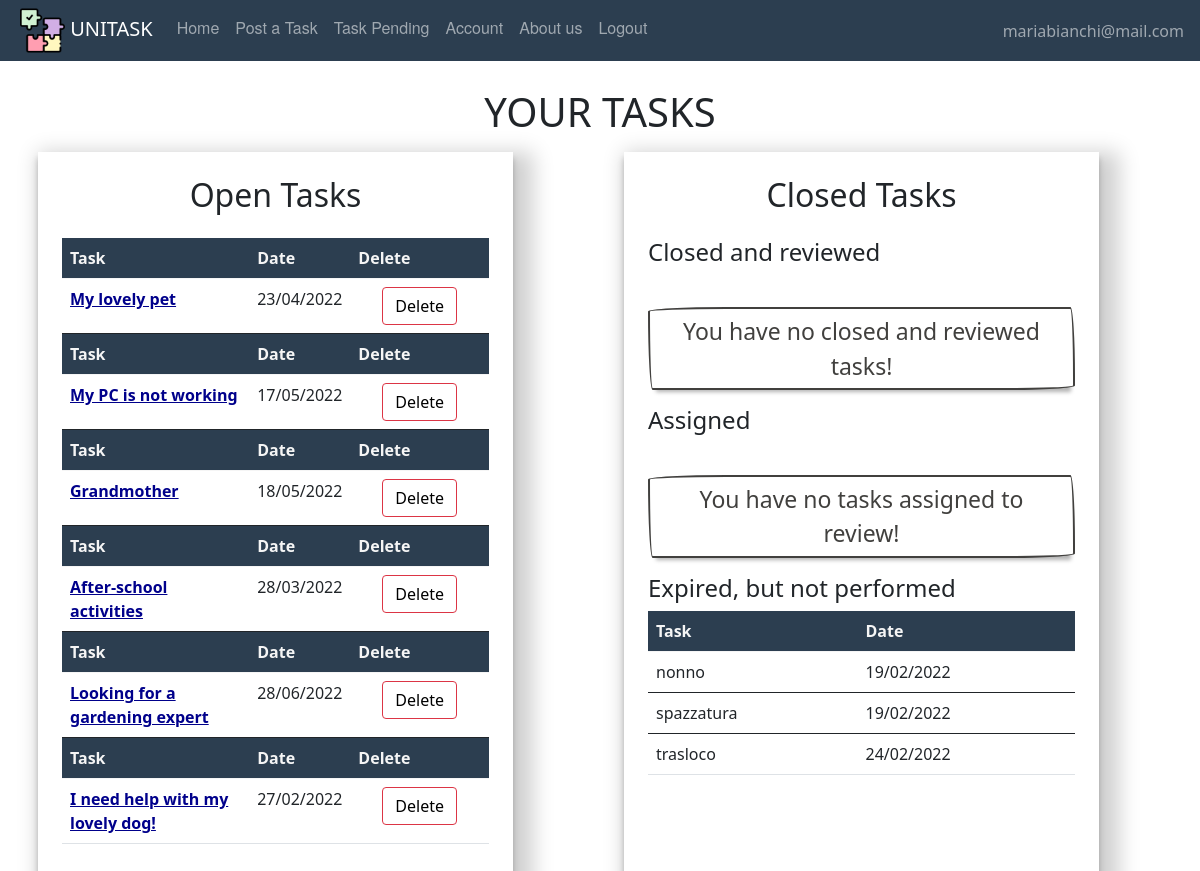
The app's page /taskpending (signed in), older data.
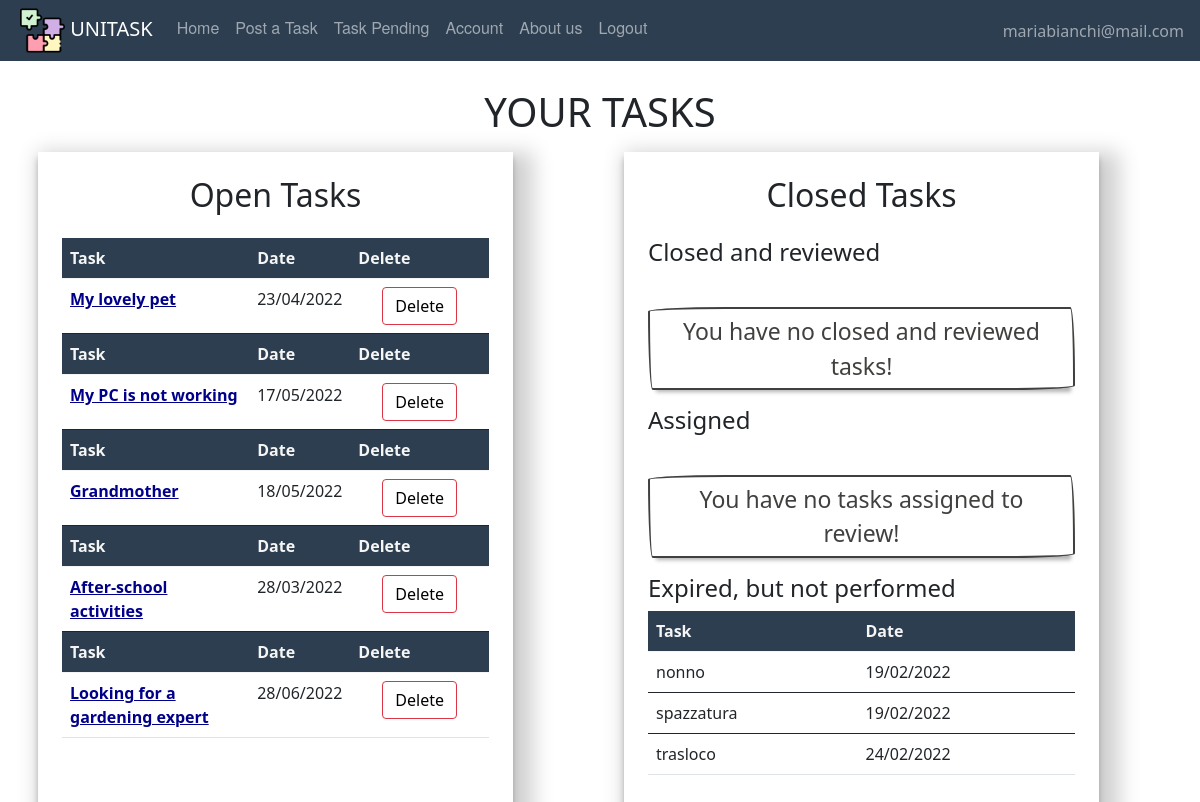
The same page, newer data.
### website/models.py (models this page shows, shortened)
class User(db.Model, UserMixin):
    id = db.Column(db.Integer, primary_key=True)
    email = db.Column(db.String(150), unique=True)
    password = db.Column(db.String(150))
    first_name = db.Column(db.String(150))
    surname = db.Column(db.String(150))
    description = db.Column(db.String(200))
    type = db.Column(db.String(20))
    reviewsposted = db.relationship('Review', foreign_keys='Review.id_reviewer',
                                    backref='author')
    reviewsreceived = db.relationship('Review', foreign_keys='Review.id_reviewed',
                                      backref='received')
    __mapper_args__ = {
        'polymorphic_on': type,
        'polymorphic_identity': 'user',
    }

class Offer(db.Model, UserMixin):
    id = db.Column(db.Integer, primary_key=True)
    title = db.Column(db.String(150))
    description = db.Column(db.String(150))
    address = db.Column(db.String(150))
    placeId = db.Column(db.String(150))
    amount = db.Column(db.Integer)
    lat = db.Column(db.Float)
    lng = db.Column(db.Float)
    date = db.Column(db.DateTime(timezone=True), default=func.now())
    dateexpire = db.Column(db.DateTime(timezone=True))
    isAss = db.Column(db.Boolean, default=False)
    date_task = db.Column(db.DateTime(timezone=True))
    id_adult = db.Column(db.Integer, db.ForeignKey('adult.id'))
    scelta = db.Column(db.Integer, db.ForeignKey('student.id'))
    isPerf = db.Column(db.Boolean, default=False)
    rece = db.relationship('Review', backref='recensione')
    isClosed = db.Column(db.Boolean, default=False)

### website/adult/routes.py (the view)
@adults.route('/taskpending')
def taskpending():
        pending = []
        for task in current_user.tasks:
            if task.isAss and task.isClosed == False:
                pending.append(task)
            if task.isAss == False and task.isPerf == True:
                pending.append(task)
        return render_template("adult/taskspending.html", user=current_user, pending=pending)

### website/models.py (called while the page is built)
    def gettaskclosed(self):
        t = []
        for off in self.tasks:
            if off.isClosed and off.isPerf:
                t.append(off)
        return t

    def gettaskexpired(self):
        t = []
        for off in self.tasks:
            if off.isClosed and not off.isPerf:
                t.append(off)
        return t

    def gettasksopen(self):
        t = []
        for off in self.tasks:
            if not off.isClosed:
                t.append(off)
        return t

### website/templates/adult/taskspending.html (shortened to what this page needs)
{% extends "base.html" %}
{% block content %}
    <br/>
    <h1 align="center">YOUR TASKS</h1>
    <div class="container">
        <div class="row">
            <div class="col-5 p-4 m-2 col-page">
                <h2 align="center" class="mb-4">Open Tasks</h2>
                <table class="table table-hover">
                    {% set  l = user.gettasksopen() %}
                    {% if l %}
                        {% for offer in l %}
                            {% if offer.isAss==False %}
                                <thead class="thead-dark" style="color:whitesmoke; background:#2c3e50">
                                <tr>
                                    <th scope="col">Task</th>
                                    <th scope="col">Date</th>
                                    <th scope="col">Delete</th>
                                </tr>
                                </thead>
                                <tbody>
                                <tr>
                                    <th scope="row"><a style="color:darkblue"
                                                       href={{ url_for('users.task', task_id=offer.id) }}>{{ offer.title }}</a>
                                    </th>
                                    <td>{{ offer.date_task.strftime("%d/%m/%Y") }}</td>
                                    <td>
                                        <button type="button" class="btn btn-outline-danger mx-4"><a
                                                class="delete-button"
                                                href={{ url_for('adults.deletetask', task_id=offer.id) }}> Delete</a>
                                        </button>
                                    </td>
                                </tr>
                                </tbody>
                            {% endif %}
                        {% endfor %}
                    {% endif %}
                </table>
            </div>
            <div class="col-1"></div>
            <div class="col-5 p-4 m-2 col-page">
                <h2 align="center" class="mb-4">Closed Tasks</h2>
                <div class="row">
                    <div class="col">
                        <h4 align="left">Closed and reviewed</h4>
                        <table class="table table-hover">
                            {% set  l = user.gettaskclosed() %}
                            {% if l %}
                                <thead class="thead-dark" style="color:whitesmoke; background:#2c3e50">
                                <tr>
                                    <th scope="col">Task</th>
                                    <th scope="col">Date</th>
                                </tr>
                                </thead>
                                {% for offer in l %}
                                    <tbody>
                                    <tr>
                                        <td>{{ offer.title }}</td>
                                        <td>{{ offer.date_task.strftime("%d/%m/%Y") }}</td>
                                    </tr>
                                    </tbody>
                                {% endfor %}
                            {% else %}
                                <div class="row">
                                    <div class="col-" style="margin-top:2em;">
                                        <div class="button-task">
                                            You have no closed and reviewed tasks!
                                        </div>
                                    </div>
                                </div>
                            {% endif %}
                        </table>
                    </div>
                </div>
                <div class="row">
                    <h4 align="left">Assigned</h4>
                    <div class="col">
                        <table class="table table-hover">
                            {% set  l = user.gettaskclosed() %}
                            {% if l %}
                                <thead class="thead-dark" style="color:whitesmoke; background:#2c3e50">
                                <tr>
                                    <th scope="col">Task</th>
                                    <th scope="col">Performer</th>
                                    <th scope="col">Review</th>
                                </tr>
                                </thead>
                                {% if pending|length != 0 %}
                                    {% for offer in pending %}
                                        <tbody>
                                        <tr>
                                            <td>{{ offer.title }}</td>
                                            <td>{{ offer.performer.first_name }}</td>
                                            {% if offer.isAss==True and offer.isPerf==False %}
                                                <td>
                                                    <button type="button" class="btn btn-outline-danger mx-4"><a
                                                            href={{ url_for('users.writereview', task_id=offer.id) }}>
                                                        Review</a>
                                                    </button>
                                                </td>
                                                </tr>
                                                </tbody>
                                            {% endif %}
                                    {% endfor %}
                                {% endif %}
                            {% else %}
                                <div class="row">
                                    <div class="col-" style="margin-top:2em;">
                                        <div class="button-task">
                                            You have no tasks assigned to review!
                                        </div>
                                    </div>
                                </div>
                            {% endif %}
                        </table>
                    </div>
                </div>
                <div class="row">
                    <div class="col">
                        <h4 align="left">Expired, but not performed</h4>
                        <table class="table table-hover">
                            {% set  l = user.gettaskexpired() %}
                            {% if l %}
                                <thead class="thead-dark" style="color:whitesmoke; background:#2c3e50">
                                <tr>
                                    <th scope="col">Task</th>
                                    <th scope="col">Date</th>
                                </tr>
                                </thead>
                                {% for offer in l %}
                                    <tbody>
                                    <tr>
                                        <td>{{ offer.title }}</td>
                                        <td>{{ offer.date_task.strftime("%d/%m/%Y") }}</td>
                                    </tr>
                                    </tbody>
                                {% endfor %}
                            {% endif %}
                        </table>
                    </div>
                </div>
            </div>
        </div>
    </div>
    <br/><br/>
{% endblock %}

### website/templates/base.html (shortened to what this page needs)
<!DOCTYPE html>
<html lang="">
  <head>
      <link href="/static/css/style.css" rel="stylesheet">
      <link href="https://cdn.jsdelivr.net/npm/bootstrap@5.0.2/dist/css/bootstrap.min.css" rel="stylesheet">
  <link href="https://netdna.bootstrapcdn.com/font-awesome/3.2.1/css/font-awesome.css" rel="stylesheet">
  </head>
  <body>
  <nav class="navbar fixed-top navbar-expand-lg navbar-dark">
    <ul class="navbar-nav mr-auto">
    <li>
    <a style="padding-left:1em;" class="navbar-brand" href="#">
        <img src="/static/images/pic/puzzle.png" width="45" height="45"/>
        UNITASK
    </a></li>
            {% if user.is_authenticated %}
                {% if user.type=='adult' %}
                    <li class="nav-item"><a class="nav-link" id="home" href="/">Home</a></li>
                    <li class="nav-item"><a class="nav-link" id="posttask" href="{{ url_for('adults.posttask') }}">Post a Task</a></li>
                    <li class="nav-item"><a class="nav-link" id="offer" href="{{ url_for('adults.taskpending') }}">Task Pending</a></li>
                    <li class="nav-item"><a class="nav-link" id="account" href="{{ url_for('users.account') }}">Account</a></li>
                    <li class="nav-item"><a class="nav-link" id="aboutus" href="{{ url_for('users.about_us') }}">About us</a></li>
                    <li class="nav-item"><a class="nav-link" id="logout" href="{{ url_for('auth.logout') }}">Logout</a></li>
                    {% endif %}
                </ul>
                <ul class="navbar-nav ms-auto">
                <li class="nav-item">
                    <span style="padding-right:1em;" class="navbar-text d-flex justify-content-end">
                     {{ user.email}}
                       </span>
                </li>
                </ul>
            {% endif %}
</nav>
    {% block content %}
    {% endblock %}
  </body>
</html>

### website/static/css/style.css (style rules this page uses)
body { padding-top:4em; }
.navbar { list-style-type: none; margin: 0; padding: 0; overflow: hidden; background-color: #2c3e50; }
.nav-link { display: block; color: white; text-align: center; padding: 14px 16px; text-decoration: none; font-family: "Helvetica Neue", Helvetica, Arial, sans-serif; }
.delete-button { color:black; text-decoration: none; }
.col-page { box-shadow: rgba(0, 0, 0, 0.19) 10px 10px 20px 10px, rgba(0, 0, 0, 0.23) 0px 6px 6px; }
.button-task { padding:5px 12px; align-self: center; background-color: #fff; background-image: none; background-position: 0 90%; background-repeat: repeat no-repeat; background-size: 4px 3px; border-radius: 15px 225px 255px 15px; border-style: solid; border-width: 2px; box-shadow: rgba(0, 0, 0, .3) 2px 8px 4px -6px; box-sizing: border-box; color: #41403e; display: inline-block; font-size:23px; outline: none; text-decoration: none; border-bottom-left-radius: 15px 255px; border-bottom-right-radius: 225px 15px; border-top-left-radius: 255px 15px; border-top-right-radius: 15px 225px; user-select: none; -webkit-user-select: none; touch-action: manipulation; text-align: center; }

Row changes from the older to the newer data that the page shows:
no longer on this page (row edited): Offer: title "I need help with my lovely dog!", date_task "27/02/2022", shown under "Open Tasks"
